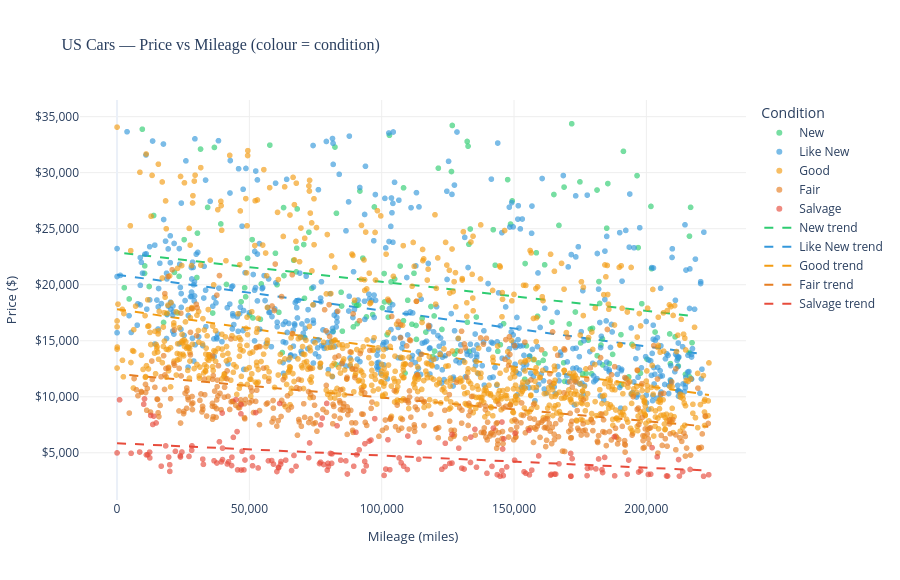

Source (notebook cell):
### Markdown cell above
---
## Task 3 — Interactive Scatter Plot: Price vs Mileage (Plotly)

**Goal:** Explore the relationship between price and mileage interactively,
colour-coded by condition. Hover over any point to see full details.

### Code cell
# ── Colour map for condition ──────────────────────────────────────────────────
COND_COLORS = {
    'New'      : '#2ECC71',   # green
    'Like New' : '#3498DB',   # blue
    'Good'     : '#F39C12',   # amber
    'Fair'     : '#E67E22',   # orange
    'Salvage'  : '#E74C3C',   # red
}
# Keep only known conditions
cond_order = ['New','Like New','Good','Fair','Salvage']
df_plot = df[df['condition'].isin(cond_order)].copy()

fig = px.scatter(
    df_plot,
    x            = 'mileage',
    y            = 'price',
    color        = 'condition',
    color_discrete_map = COND_COLORS,
    category_orders    = {'condition': cond_order},
    hover_data   = {
        'brand'    : True,
        'model'    : True,
        'year'     : True,
        'color'    : True,
        'state'    : True,
        'mileage'  : ':,.0f',
        'price'    : ':$,.0f',
        'condition': True,
    },
    opacity      = 0.65,
    size_max     = 8,
    title        = '🚗 US Cars — Price vs Mileage (colour = condition)',
    labels       = {
        'mileage'  : 'Mileage (miles)',
        'price'    : 'Price ($)',
        'condition': 'Condition',
    },
    template     = 'plotly_white',
)

# ── Add trend line per condition ──────────────────────────────────────────────
for cond in cond_order:
    sub = df_plot[df_plot['condition'] == cond]
    if len(sub) < 10:
        continue
    z = np.polyfit(sub['mileage'], sub['price'], 1)
    p = np.poly1d(z)
    x_line = np.linspace(sub['mileage'].min(), sub['mileage'].max(), 200)
    fig.add_trace(go.Scatter(
        x    = x_line,
        y    = p(x_line),
        mode = 'lines',
        name = f'{cond} trend',
        line = dict(color=COND_COLORS[cond], width=2, dash='dash'),
        showlegend = True,
    ))

fig.update_layout(
    height      = 580,
    font        = dict(size=12),
    legend_title_text = 'Condition',
    xaxis = dict(
        tickformat=',',
        title_font=dict(size=13),
        showgrid=True, gridcolor='#eee',
    ),
    yaxis = dict(
        tickprefix='$',
        tickformat=',',
        title_font=dict(size=13),
        showgrid=True, gridcolor='#eee',
    ),
    hoverlabel  = dict(bgcolor='white', font_size=12),
    title_font  = dict(size=16, family='Arial Black'),
)
fig.show()

print("📌 Hover over any point to see brand, model, year, color, state, price, and mileage.")
print()
print("   Insights:")
print("   • Strong negative correlation: higher mileage → lower price (as expected).")
print("   • 'New' and 'Like New' cars cluster top-left (low miles, high price).")
print("   • 'Salvage' cars are priced very low regardless of mileage.")
print("   • 'Good' condition is the most common and spans the widest price range.")

### Figure 1 — Plotly figure (JSON) as saved in the notebook; plotly's stock layout.template omitted (floating-point values rounded to 4 significant figures; data arrays with more than 128 entries replaced by an {"elided": "..."} marker saying what was removed)
{"data": [{"customdata": {"elided": "172x6 mixed values"}, "hovertemplate": "Condition=%{customdata[5]}<br>Mileage (miles)=%{x:,.0f}<br>Price ($)=%{y:$,.0f}<br>brand=%{customdata[0]}<br>model=%{customdata[1]}<br>year=%{customdata[2]}<br>color=%{customdata[3]}<br>state=%{customdata[4]}<extra></extra>", "legendgroup": "New", "marker": {"color": "#2ECC71", "opacity": 0.65, "symbol": "circle"}, "mode": "markers", "name": "New", "showlegend": true, "type": "scattergl", "x": {"elided": "172 int values"}, "xaxis": "x", "y": {"elided": "172 float values"}, "yaxis": "y"}, {"customdata": {"elided": "598x6 mixed values"}, "hovertemplate": "Condition=%{customdata[5]}<br>Mileage (miles)=%{x:,.0f}<br>Price ($)=%{y:$,.0f}<br>brand=%{customdata[0]}<br>model=%{customdata[1]}<br>year=%{customdata[2]}<br>color=%{customdata[3]}<br>state=%{customdata[4]}<extra></extra>", "legendgroup": "Like New", "marker": {"color": "#3498DB", "opacity": 0.65, "symbol": "circle"}, "mode": "markers", "name": "Like New", "showlegend": true, "type": "scattergl", "x": {"elided": "598 int values"}, "xaxis": "x", "y": {"elided": "598 float values"}, "yaxis": "y"}, {"customdata": {"elided": "940x6 mixed values"}, "hovertemplate": "Condition=%{customdata[5]}<br>Mileage (miles)=%{x:,.0f}<br>Price ($)=%{y:$,.0f}<br>brand=%{customdata[0]}<br>model=%{customdata[1]}<br>year=%{customdata[2]}<br>color=%{customdata[3]}<br>state=%{customdata[4]}<extra></extra>", "legendgroup": "Good", "marker": {"color": "#F39C12", "opacity": 0.65, "symbol": "circle"}, "mode": "markers", "name": "Good", "showlegend": true, "type": "scattergl", "x": {"elided": "940 int values"}, "xaxis": "x", "y": {"elided": "940 float values"}, "yaxis": "y"}, {"customdata": {"elided": "470x6 mixed values"}, "hovertemplate": "Condition=%{customdata[5]}<br>Mileage (miles)=%{x:,.0f}<br>Price ($)=%{y:$,.0f}<br>brand=%{customdata[0]}<br>model=%{customdata[1]}<br>year=%{customdata[2]}<br>color=%{customdata[3]}<br>state=%{customdata[4]}<extra></extra>", "legendgroup": "Fair", "marker": {"color": "#E67E22", "opacity": 0.65, "symbol": "circle"}, "mode": "markers", "name": "Fair", "showlegend": true, "type": "scattergl", "x": {"elided": "470 int values"}, "xaxis": "x", "y": {"elided": "470 float values"}, "yaxis": "y"}, {"customdata": {"elided": "173x6 mixed values"}, "hovertemplate": "Condition=%{customdata[5]}<br>Mileage (miles)=%{x:,.0f}<br>Price ($)=%{y:$,.0f}<br>brand=%{customdata[0]}<br>model=%{customdata[1]}<br>year=%{customdata[2]}<br>color=%{customdata[3]}<br>state=%{customdata[4]}<extra></extra>", "legendgroup": "Salvage", "marker": {"color": "#E74C3C", "opacity": 0.65, "symbol": "circle"}, "mode": "markers", "name": "Salvage", "showlegend": true, "type": "scattergl", "x": {"elided": "173 int values"}, "xaxis": "x", "y": {"elided": "173 float values"}, "yaxis": "y"}, {"line": {"color": "#2ECC71", "dash": "dash", "width": 2}, "mode": "lines", "name": "New trend", "showlegend": true, "type": "scatter", "x": {"elided": "200 float values"}, "y": {"elided": "200 float values"}}, {"line": {"color": "#3498DB", "dash": "dash", "width": 2}, "mode": "lines", "name": "Like New trend", "showlegend": true, "type": "scatter", "x": {"elided": "200 float values"}, "y": {"elided": "200 float values"}}, {"line": {"color": "#F39C12", "dash": "dash", "width": 2}, "mode": "lines", "name": "Good trend", "showlegend": true, "type": "scatter", "x": {"elided": "200 float values"}, "y": {"elided": "200 float values"}}, {"line": {"color": "#E67E22", "dash": "dash", "width": 2}, "mode": "lines", "name": "Fair trend", "showlegend": true, "type": "scatter", "x": {"elided": "200 float values"}, "y": {"elided": "200 float values"}}, {"line": {"color": "#E74C3C", "dash": "dash", "width": 2}, "mode": "lines", "name": "Salvage trend", "showlegend": true, "type": "scatter", "x": {"elided": "200 float values"}, "y": {"elided": "200 float values"}}], "layout": {"font": {"size": 12}, "height": 580, "hoverlabel": {"bgcolor": "white", "font": {"size": 12}}, "legend": {"title": {"text": "Condition"}, "tracegroupgap": 0}, "title": {"font": {"family": "Arial Black", "size": 16}, "text": "🚗 US Cars — Price vs Mileage (colour = condition)"}, "xaxis": {"anchor": "y", "domain": [0.0, 1.0], "gridcolor": "#eee", "showgrid": true, "tickformat": ",", "title": {"font": {"size": 13}, "text": "Mileage (miles)"}}, "yaxis": {"anchor": "x", "domain": [0.0, 1.0], "gridcolor": "#eee", "showgrid": true, "tickformat": ",", "tickprefix": "$", "title": {"font": {"size": 13}, "text": "Price ($)"}}}}
